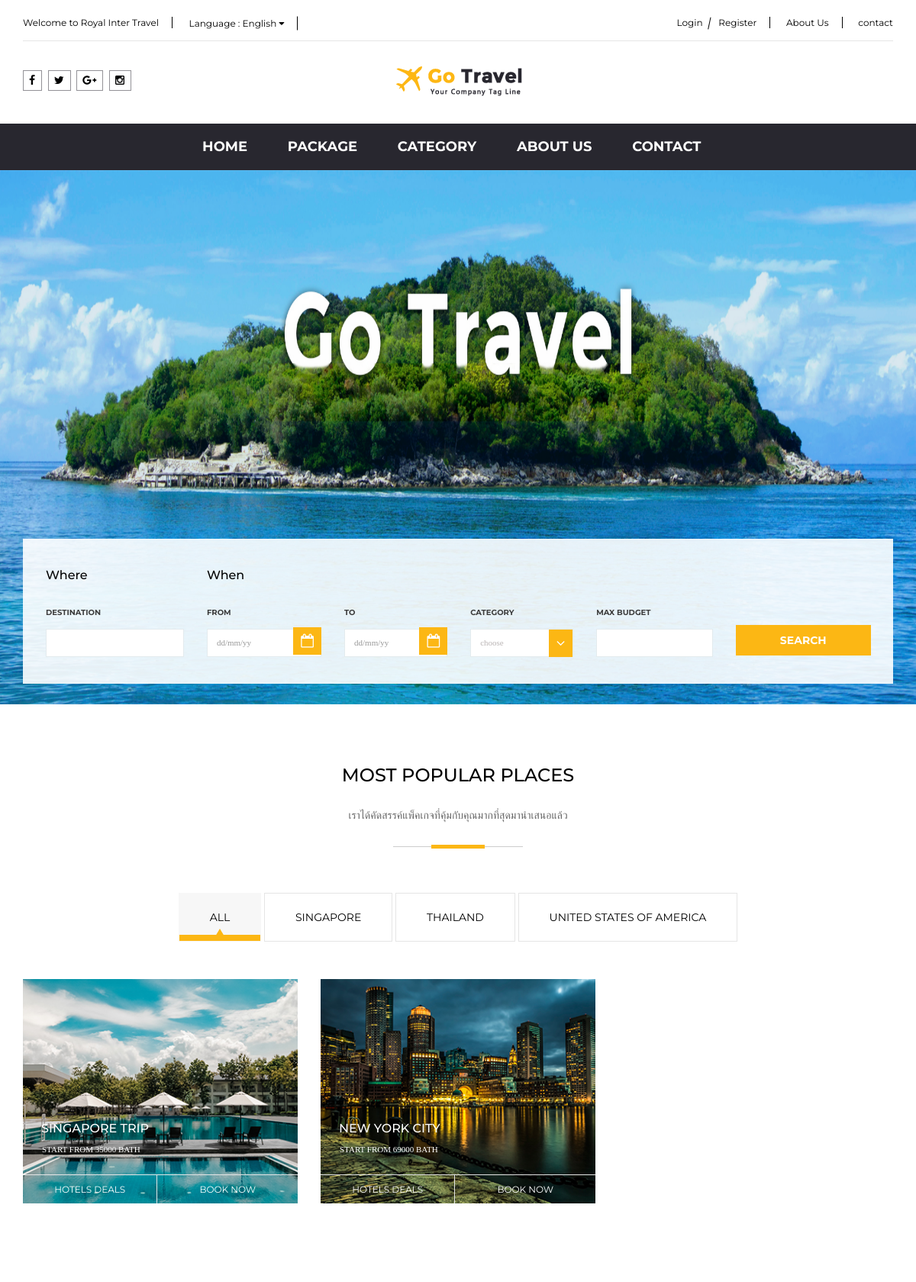
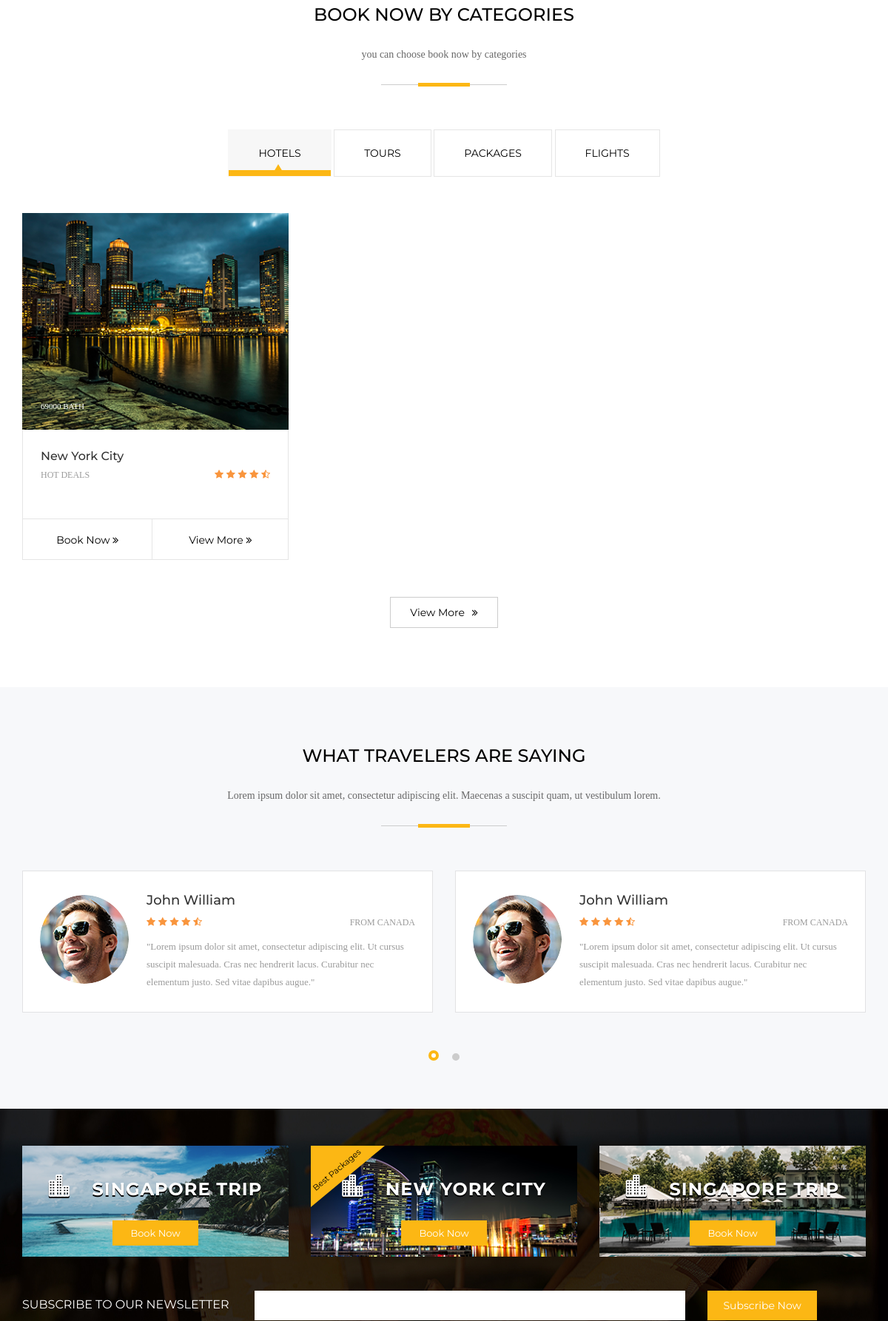
The page / (upper part) on the database its author committed (2 pictures, top to bottom).
### tables this page shows
CREATE TABLE `lang_static` (
  `id` int(11) NOT NULL,
  `name` varchar(100) NOT NULL,
  `data` mediumtext NOT NULL
);

CREATE TABLE `config` (
  `title` longtext NOT NULL,
  `description` longtext NOT NULL,
  `keywords` longtext NOT NULL,
  `footer` longtext NOT NULL,
  `logo` varchar(100) NOT NULL,
  `email` varchar(100) NOT NULL,
  `mobile` varchar(100) NOT NULL,
  `facebook` varchar(100) NOT NULL,
  `google` varchar(100) NOT NULL,
  `ig` varchar(100) DEFAULT NULL,
  `twitter` varchar(100) NOT NULL,
  `auto_verify` int(1) NOT NULL,
  `line` varchar(100) DEFAULT NULL,
  `latitude` double DEFAULT NULL,
  `longtitude` double DEFAULT NULL,
  `address` longtext,
  `slogan` longtext,
  `paypal_email` varchar(100) DEFAULT NULL,
  `about` longtext NOT NULL
);

CREATE TABLE `banner` (
  `banner_id` int(11) NOT NULL,
  `banner_head` varchar(100) DEFAULT NULL,
  `banner_title` varchar(100) DEFAULT NULL,
  `banner_description` text,
  `banner_image` varchar(100) DEFAULT NULL,
  `active` int(1) DEFAULT '1',
  `link` varchar(100) DEFAULT NULL,
  `room_id` int(11) DEFAULT NULL,
  `position` enum('home') NOT NULL
);

CREATE TABLE `countries` (
  `num_code` int(3) NOT NULL DEFAULT '0',
  `alpha_2_code` varchar(2) DEFAULT NULL,
  `alpha_3_code` varchar(3) DEFAULT NULL,
  `en_short_name` varchar(52) DEFAULT NULL,
  `nationality` varchar(39) DEFAULT NULL
);

CREATE TABLE `rooms` (
  `room_id` int(11) NOT NULL,
  `category_id` int(11) NOT NULL,
  `room_no` varchar(100) DEFAULT NULL,
  `room_name` longtext NOT NULL,
  `room_short` longtext,
  `room_description` longtext,
  `room_price` float NOT NULL,
  `room_total` int(11) DEFAULT NULL,
  `room_status` enum('Y','N') NOT NULL,
  `room_image` varchar(100) DEFAULT NULL,
  `seo_title` longtext,
  `seo_keywords` longtext,
  `seo_description` longtext,
  `link` varchar(100) DEFAULT NULL,
  `star` double DEFAULT NULL,
  `country_id` int(3) NOT NULL,
  `deal` enum('hot','hotel') NOT NULL,
  `use_view` int(1) NOT NULL
);

CREATE TABLE `category` (
  `category_id` int(11) NOT NULL,
  `category_name` longtext,
  `category_detail` longtext
);

CREATE TABLE `content` (
  `content_id` int(11) NOT NULL,
  `content_name` longtext NOT NULL,
  `content_short` longtext,
  `content_description` longtext,
  `create_date` datetime NOT NULL,
  `content_path` varchar(100) DEFAULT NULL,
  `content_type` enum('content','promotion') NOT NULL,
  `room_id` int(11) DEFAULT NULL,
  `link` varchar(100) DEFAULT NULL,
  `recommend` int(1) DEFAULT NULL
);

### application/views/main.php (the view, shortened to what the rows shown need)
	<div class="slice">
		<div class="slideshow owl-carousel">
			<?php foreach($banner as $b):?>
			<div class="item">
				<img src="<?php echo base_url('public/upload/banner/'.$b->banner_image);?>" alt="slider" title="slider" class="img-responsive"/>
            </div>
        	<?php endforeach;?>
		</div>
		<div class="slide-detail">
			<div class="container">
				<?php echo form_open('main/do_search', array('class' => 'form-horizontal'));?>
					<div class="form-group">
						<div class="col-sm-2 wid">
							<h2><?php echo line('where');?></h2>
							<label><?php echo line('destination');?></label>
							<input name="s" class="form-control" value="" placeholder="" type="text">
						</div>
						<div class="col-sm-10 wid1">
							<h2><?php echo line('when');?></h2>
							<div class="col-sm-2 paddleft wid date">
								<label><?php echo line('from');?></label>
								<input name="from_date" class="form-control" value="" placeholder="dd/mm/yy" type="text">
								<button type="button" class="calender"><i class="fa fa-calendar-o" aria-hidden="true"></i></button>
							</div>
							<div class="col-sm-2 wid date padd-left">
								<label><?php echo line('to');?></label>
								<input name="to_date" class="form-control" value="" placeholder="dd/mm/yy" type="text">
								<button type="button" class="calender"><i class="fa fa-calendar-o" aria-hidden="true"></i></button>
							</div>
							<div class="col-sm-2 wid padd-left">
								<label><?php echo line('category');?></label>
								<select class="selectpicker form-control" name=	"category_id">
									<option value=""><?php echo line('choose');?></option>
									<?php $category = get_category();?>
								</select>
							</div>
							<div class="col-sm-3 wid2 padd-left">
								<label><?php echo line('max budget');?></label>
								<input name="price" class="form-control" value="" placeholder="" type="text">
							</div>
							<div class="col-sm-3 wid2 padd-left">
								<button class="btn-primary" type="submit"><?php echo line('search');?></button>
							</div>
						</div>
					</div>
				</form>
			</div>
		</div>
	</div>
<div class="placetop">
	<div class="container">
		<div class="row">
			<div class="places">
				<h1><?php echo line('MOST POPULAR PLACES');?></h1>
				<p><?php echo line('desc most pop');?></p>
				<hr>
				<ul class="nav nav-tabs list-inline">
					<li class="active">
					</li>
					<?php foreach($countries as $c):?>
						<li class="">
							<a href="#<?php echo $c->alpha_3_code;?>" data-toggle="tab" aria-expanded="false"><?php echo $c->en_short_name;?></a>
						</li>
					<?php endforeach;?>
				</ul>
			</div>
			<div class="tab-content">
				<div class="tab-pane active" id="all">
					<?php foreach($rooms as $rm):
						$lang = lang();
						$name  =unserialize($rm->room_name);
						?>
							<div class="col-md-4 col-lg-4 col-sm-6 col-xs-12">
								<div class="product-thumb" onclick="top.location.href='<?php echo getLink($rm->room_id);?>';">
									<div class="image">
										<a href="<?php echo getLink($rm->room_id);?>"><img src="<?=base_url();?>public/upload/tour/<?=$rm->room_image;?>" alt="<?php echo $name[$lang];?>" title="<?php echo $name[$lang];?>" class="img-responsive" /></a>
										<div class="matter">
											<h2><?php echo $name[$lang];?></h2>
											<p><?php echo line('start from');?> <?=$rm->room_price;?> <?php echo line('bath');?></p>
											<ul class="list-inline">
												<li><a href="<?php echo getLink($rm->room_id);?>">hotels deals </a></li>
												<li><a href="<?php echo getLink($rm->room_id);?>"><?php echo line('book now');?> </a></li>
											</ul>
										</div>
									</div>
								</div>
							</div>
					<?php endforeach;?>
				</div>
			</div>
		</div>
	</div>
</div>
<div class="placetop">
	<div class="container">
		<div class="row">
			<div class="places">
				<h1><?php echo line('book now by categories');?></h1>
				<p><?php echo line('choose book now by categories');?></p>
				<hr>
				<ul class="nav nav-tabs list-inline">
					<?php $i = 1; foreach($category as $cat):
						$lang = $this->session->userdata('lang')?$this->session->userdata('lang'):'en';
						$txt = unserialize($cat->category_name);
						?>
						<li class="<?php echo $i==1?'active':'';?>">
							<a href="#<?php echo strtolower($txt['en']);?>" data-toggle="tab" aria-expanded="true"><?php echo $txt[$lang];?></a>
						</li>
					<?php $i++; endforeach;?>
				</ul>
			</div>
			<div class="tab-content tour">
				<?php $i = 1; foreach($category as $cat):
					$txt = unserialize($cat->category_name);
				?>
					<div class="tab-pane <?php echo $i==1?'active':'';?>" id="<?php echo strtolower($txt['en']);?>">
					<?php foreach($rooms as $rm):?>
						<?php if ($rm->category_id == $cat->category_id):
						$lang = lang();
						$name  =unserialize($rm->room_name);
						?>
						<div class="col-md-4 col-lg-4 col-sm-6 col-xs-12">
							<div class="product-thumb" onclick="top.location.href='<?php echo getLink($rm->room_id);?>';">
								<div class="image">
									<a href="<?php echo getLink($rm->room_id);?>">
										<img src="<?=base_url();?>public/upload/tour/<?=$rm->room_image;?>" alt="<?php echo $name[$lang];?>" title="<?php echo $name[$lang];?>" class="img-responsive" />
									</a>
									<div class="matter">
										<p><?=$rm->room_price;?> <?php echo line('bath');?></p>
									</div>
								</div>
								<div class="caption">
									<div class="inner">
										<h4><?php echo $name[$lang];?></h4>
										<div class="rate">
											<div class="pull-left">
												<span>HOT DEALS</span>
											</div>
											<div class="pull-right">
												<i class="fa fa-star" aria-hidden="true"></i>
												<i class="fa fa-star" aria-hidden="true"></i>
												<i class="fa fa-star" aria-hidden="true"></i>
												<i class="fa fa-star" aria-hidden="true"></i>
												<i class="fa fa-star-half-o" aria-hidden="true"></i>
											</div>
										</div>
									</div>
									<div class="text-left">
										<button type="button" onclick="location.href='<?php echo site_url('tour/id/'.$rm->room_id);?>'"><?php echo line('book now');?> <i class="fa fa-angle-double-right" aria-hidden="true"></i></button>
										<button type="button" onclick="location.href='<?php echo site_url('tour/id/'.$rm->room_id);?>'">View More <i class="fa fa-angle-double-right" aria-hidden="true"></i></button>
									</div>
								</div>
							</div>
						</div>
						<?php endif;?>
					<?php $i++; endforeach;?>
					</div>
				<?php endforeach;?>
			</div>
		</div>
	</div>
</div>
<div class="testimonail">
	<div class="container">
		<div class="row">
			<div class="places">
				<h1>what travelers are saying</h1>
			</div>
		</div>
	</div>
</div>

### application/views/_header.php (shortened to what the rows shown need)
<!DOCTYPE html>
<html lang="en" dir="ltr">
<head>
<link href="bootstrap/css/bootstrap.css" rel="stylesheet">
<link href="css/ele-style.css" rel="stylesheet" type="text/css"/>
<link href="css/style.css" rel="stylesheet" type="text/css"/>
<link href="css/responsive.css" rel="stylesheet" type="text/css"/>
<link href="font-awesome/css/font-awesome.min.css" rel="stylesheet" type="text/css" />
<link href="js/owl-carousel/owl.carousel.css" rel="stylesheet" type="text/css" />
<link href="js/dist/css/bootstrap-select.css" rel="stylesheet" type="text/css" />
<link href="js/datetimepicker/bootstrap-datetimepicker.min.css" rel="stylesheet" type="text/css" />
</head>
<?php
$class = $this->uri->segment(1)=='about'?'about':'';
?>
<body class="<?php echo $class;?>">
    <div id="top">
        <div class="container">
            <div id="top-links" class="nav">
                <ul class="list-inline pull-left">
                    <li>
                        <a href="<?php echo site_url();?>"><?php echo line('welcome to');?> <?php echo title();?></a>
                    </li>
                </ul>
                <ul class="list-inline pull-right button">
                    <li><a href="<?php echo site_url('login');?>"><?php echo line('login');?></a>
                        <a href="<?php echo site_url('register');?>"><?php echo line('register');?></a>
                    </li>
                    <li><a href="<?php echo site_url('about');?>"><?php echo line('about');?></a></li>
                    <li><a href="<?php echo site_url('contact');?>"><?php echo line('contact');?></a></li>
                </ul>
            </div>
        </div>
    </div>
    <header>
        <div class="container">
            <div class="row">
                <div class="col-sm-4 col-md-4 col-xs-12">
                    <div id="logo">
                        <a href="<?php echo site_url();?>"><img class="img-responsive" src="<?php echo site_url('public/upload/'.get_logo());?>" alt="logo" title="logo" /></a>
                    </div>
                </div>
            </div>
        </div>
    </header>
<?php $this->load->view('_menu');?>

### application/views/_menu.php (shortened to what the rows shown need)
<div id="menu">
    <div class="container">
        <div class="row">
            <div class="col-sm-12 col-md-12 col-xs-12">
                <nav class="navbar">
                    <div class="collapse navbar-collapse navbar-ex1-collapse padd0">
                        <ul class="nav navbar-nav">
                            <li class=""><a href="<?php echo site_url('');?>"><?php echo line('home');?></a>
                            </li>
                            <li><a href="<?php echo site_url('package');?>"><?php echo line('package');?></a>
                            </li>
                            <li><a href="<?php echo site_url('category');?>" ><?php echo line('category');?></a>
                            </li>
                            <li><a href="<?php echo site_url('about');?>"><?php echo line('about');?></a></li>
                            <li><a href="<?php echo site_url('contact');?>"><?php echo line('contact');?></a></li>
                        </ul>
                    </div>
                </nav>
            </div>
        </div>
    </div>
</div>

### application/views/_footer.php (shortened to what the rows shown need)
<div class="news">
    <div class="newsinner">
    <div class="container">
        <div class="row">
            <?php
            $bannerContent  = getPromotionBanner();
            if (count($bannerContent)>0):?>
            <?php foreach($bannerContent as $bc):
            $lang = lang();
            $bcname = unserialize($bc->room_name);
            ?>
            <div class="col-sm-4 col-xs-12">
                <div class="product-thumb">
                    <div class="image">
                        <a href="<?php echo site_url('tour/id/'.$bc->room_id);?>">
                            <img src="<?=base_url();?>public/upload/content/<?=$bc->content_path;?>" class="img-responsive"/>
                        </a>
                        <?php if ($bc->recommend==1):?>
                            <div class="off">
                                <span><?php echo line('Best Packages');?></span>
                            </div>
                        <?php endif;?>
                        <div class="matter">
                            <p class="des"><span class="icon_building_alt"></span> <?php echo $bcname[$lang];?></p>
                            <button type="button" onclick="top.location.href='<?php echo site_url('tour/id/'.$bc->room_id);?>'"> <?php echo line('book now');?></button>
                        </div>
                    </div>
                </div>
            </div>
            <?php endforeach;
            endif;?>
            <div class="col-sm-12">
                <form class="subscribe">
                    <div class="form-group">
                        <div class="input-group">
                            <label><?php echo line('subscribe');?></label>
                            <input placeholder="" name="subscribe_email" value="" type="text">
                            <button class="btn btn-default btn-lg" type="submit"><?php echo line('Subscribe Now');?></button>
                        </div>
                    </div>
                </form>
            </div>
        </div>
    </div>
    </div>
</div>
</body>
</html>

### rows shown on the page
lang_static: data "Welcome to"
config: title "Royal Inter Travel", logo (picture)
lang_static: data "Login"
lang_static: data "Register"
lang_static: data "About Us", data "ABOUT US"
lang_static: data "contact", data "CONTACT"
lang_static: data "HOME"
lang_static: data "PACKAGE"
lang_static: data "CATEGORY"
banner: banner_image (picture)
lang_static: data "Where"
lang_static: data "DESTINATION"
lang_static: data "When"
lang_static: data "FROM"
lang_static: data "TO"
lang_static: data "MAX BUDGET"
lang_static: data "SEARCH"
lang_static: data "MOST POPULAR PLACES"
lang_static: data "เราได้คัดสรรค์แพ็คเกจที่คุ้มกับคุณมากที่สุดมานำเสนอแล้ว"
countries: en_short_name "SINGAPORE"
countries: en_short_name "THAILAND"
countries: en_short_name "UNITED STATES OF AMERICA"
rooms: room_image (picture), room_name "SINGAPORE TRIP", line "START FROM", room_price "35000", lang_static.data "BATH", lang_static.data "BOOK NOW"
rooms: room_image (picture), room_name "NEW YORK CITY", line "START FROM", room_price "69000", lang_static.data "BATH", lang_static.data "BOOK NOW", room_name "New York City", lang_static.data "Book Now"
lang_static: data "BOOK NOW BY CATEGORIES"
lang_static: data "you can choose book now by categories"
category: category_name "HOTELS"
category: category_name "TOURS"
category: category_name "PACKAGES"
category: category_name "FLIGHTS"
content: content_path (picture), room.room_name "SINGAPORE TRIP", lang_static.data "Book Now"
content: content_path (picture), lang_static.data "Best Packages", room.room_name "NEW YORK CITY", lang_static.data "Book Now"
content: content_path (picture), room.room_name "SINGAPORE TRIP", lang_static.data "Book Now"
lang_static: data "SUBSCRIBE TO OUR NEWSLETTER"
lang_static: data "Subscribe Now"

### other values the page prints
line('choose') "choose"
